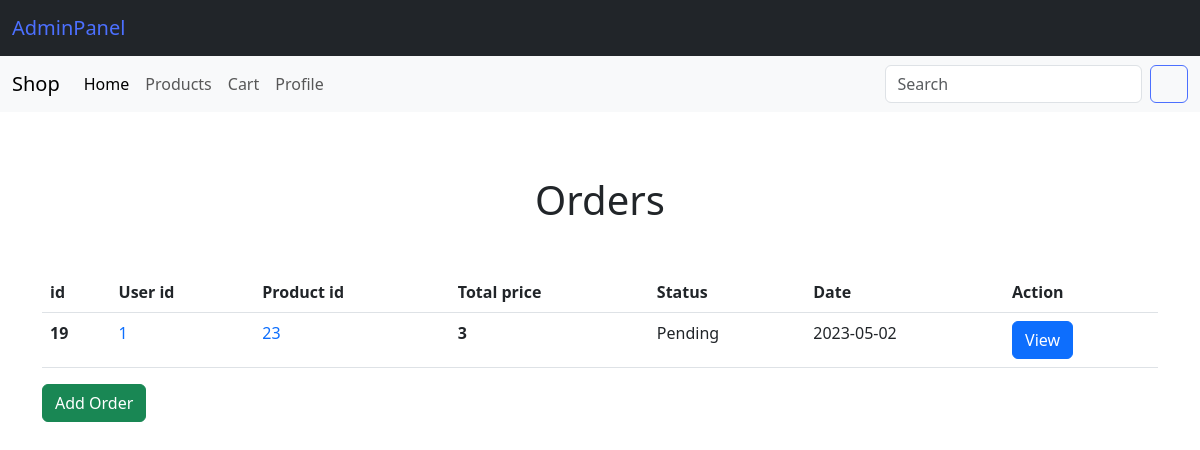
The app's page /admin/orders.php (signed in) with its own data.
### tables this page shows
CREATE TABLE `orders` (
  `id` int(255) NOT NULL,
  `user` int(255) NOT NULL,
  `totalPrice` int(11) NOT NULL DEFAULT 0,
  `productId` int(11) NOT NULL DEFAULT 1,
  `quantity` int(255) NOT NULL,
  `status` int(1) NOT NULL DEFAULT 0,
  `date` date NOT NULL DEFAULT current_timestamp()
);

### admin/orders.php (called while the page is built, shortened)
<?php
include_once $_SERVER["DOCUMENT_ROOT"] .'/init.php';
include_once $_SERVER["DOCUMENT_ROOT"] .'/includes/services/order/index.php';
$orders = findOrders($conn);
?>
<?php include_once $_SERVER["DOCUMENT_ROOT"] .'/includes/views/admin/orders.php'; ?>
<?php include_once $_SERVER["DOCUMENT_ROOT"] .'/includes/templates/footer.php'; ?>

### includes/services/order/index.php (called while the page is built, shortened)
<?php
function findOrders($conn) {
    $sql = "SELECT * FROM orders";
    $result = $conn->query($sql);
    return $result;
}
?>

### includes/views/admin/orders.php (the view)
<main class="container" style="margin-top: 4rem;">
    <h1 class="text-center mb-5">Orders</h1>
    <div class="table-responsive">
        <table class="table">
            <thead>
                <tr>
                    <th scope="col">id</th>
                    <th scope="col">User id</th>
                    <th scope="col">Product id</th>
                    <th scope="col">Total price</th>
                    <th scope="col">Status</th>
                    <th scope="col">Date</th>
                    <th scope="col">Action</th>
                </tr>
            </thead>
            <tbody>
                <?php
                    if($orders){
                        while($order = $orders->fetch_assoc()) {
                            echo "<tr>";
                            echo "<th scope='row'>" . $order['id'] . "</th>";
                            echo "<td><a class='text-decoration-none' href='/admin/user.php?id={$order['user']}'>" . $order['user'] . "</a></td>";
                            echo "<td><a class='text-decoration-none' href='/admin/product.php?id={$order['productId']}'>" . $order['productId'] . "</a></td>";
                            echo "<th scope='row'>" . $order['totalPrice'] . "</th>";
                            print($order['status']) ?
                            "<td>Approved</td>"
                            : "<td>Pending</td>";
                            echo "<td>" . $order['date'] . "</td>";
                            echo "<td><a class='btn btn-primary' href='/admin/order.php?id={$order['id']}'>View</a></td>";
                            echo "</tr>";
                    }
                } else {
                    echo "<tr>";
                    echo "<td colspan='6' class='text-center'>☹️ No orders found</td>";
                    echo "</tr>";
                }
                ?>
            </tbody>
        </table>
    </div>
    <a class="btn btn-success" href="/admin/order.php">Add Order</a>
</main>

### public/css/docs.css (style rules this page uses)
:root { --bs-breakpoint-xs: 0;--bs-breakpoint-sm: 576px;--bs-breakpoint-md: 768px;--bs-breakpoint-lg: 992px;--bs-breakpoint-xl: 1200px;--bs-breakpoint-xxl: 1400px }
:root,[data-bs-theme="light"] { --bd-purple: #4c0bce;--bd-violet: #712cf9;--bd-accent: #ffe484;--bd-violet-rgb: 112.520718,44.062154,249.437846;--bd-accent-rgb: 255,228,132;--bd-pink-rgb: 214,51,132;--bd-teal-rgb: 32,201,151;--bd-violet-bg: var(--bd-violet);--bd-toc-color: var(--bd-violet);--bd-sidebar-link-bg: rgba(var(--bd-violet-rgb), .1);--bd-callout-link: 10,88,202;--bd-callout-code-color: #ab296a;--bd-pre-bg: var(--bs-tertiary-bg) }
:root { --docsearch-primary-color: var(--bd-violet);--docsearch-logo-color: var(--bd-violet) }
main a,main button,main h2,main h3,main h4,main [tabindex="0"] { scroll-margin-top:80px;scroll-margin-bottom:100px }
:root,[data-bs-theme="light"] { --base02: #c8c8fa;--base03: #565c64;--base04: #666;--base05: #333;--base06: #fff;--base07: #13795b;--base08: #c6303e;--base09: #087990;--base0A: #6f42c1;--base0B: #084298;--base0C: #084298;--base0D: #6f42c1;--base0E: #ab296a;--base0F: #333 }

### records on screen
orders: id "19", user "1", productId "23", totalPrice "3", status "Pending", date "2023-05-02"
